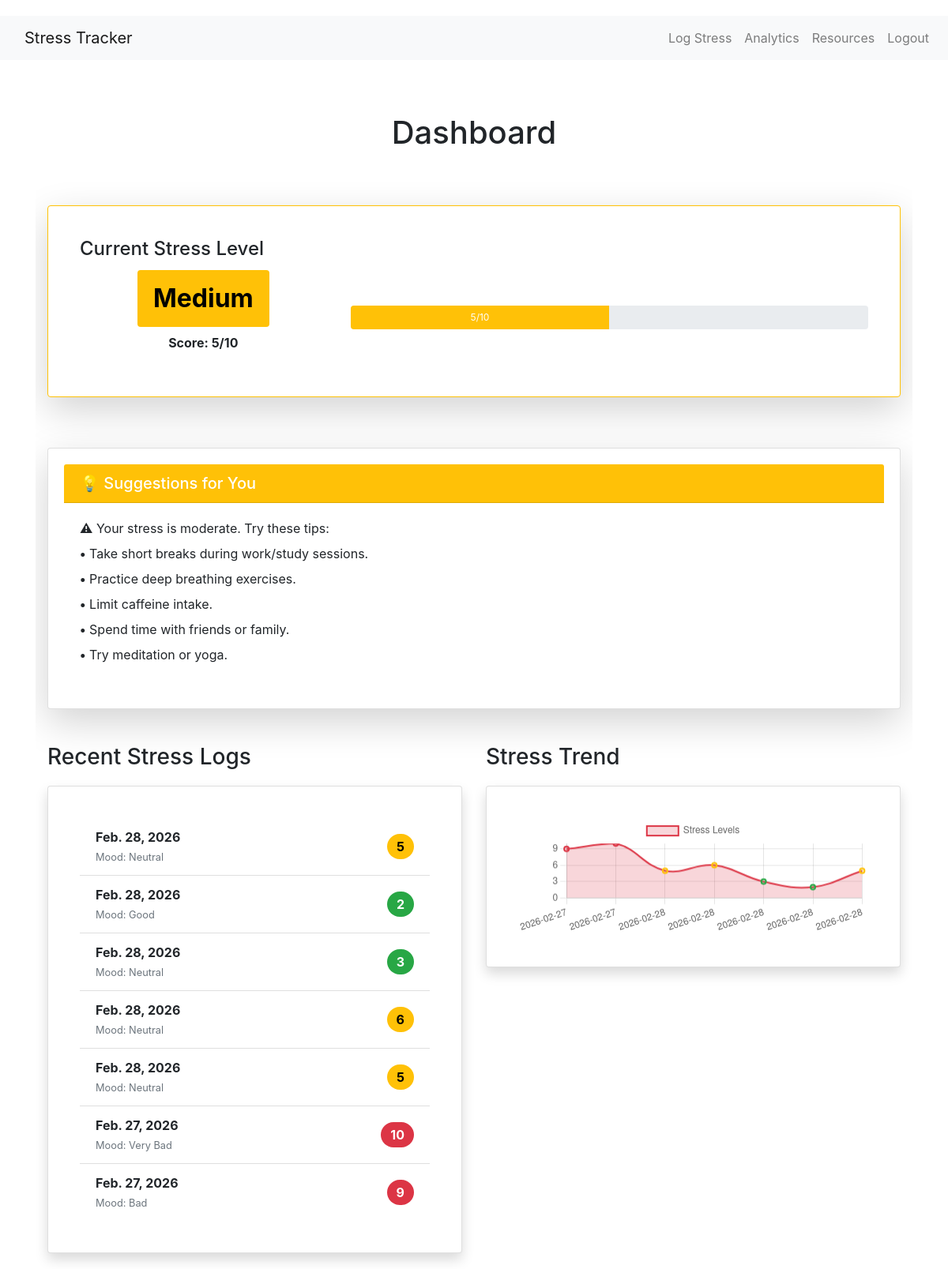
The page /dashboard/ (signed in) on the database its author committed.
### tracker/models.py (models this page shows, shortened)
class DailyInput(models.Model):
    MOOD_CHOICES = [
        ('very_bad', 'Very Bad'),
        ('bad', 'Bad'),
        ('neutral', 'Neutral'),
        ('good', 'Good'),
        ('very_good', 'Very Good'),
    ]
    user = models.ForeignKey(User, on_delete=models.CASCADE)
    date = models.DateField(auto_now_add=True)
    mood = models.CharField(max_length=20, choices=MOOD_CHOICES)
    sleep_duration = models.FloatField(help_text="Hours of sleep")
    workload = models.IntegerField(help_text="Workload level 1-10")
    notes = models.TextField(blank=True, null=True)
    stress_level = models.IntegerField(default=0)
    class Meta:
        ordering = ['-date']

### tracker/views.py (the view)
# urls.py: path('dashboard/', views.dashboard, name='dashboard'),
@login_required
def dashboard(request):
    stress_logs = DailyInput.objects.filter(user=request.user).order_by('-date')[:7]
    stress_labels = [str(log.date) for log in reversed(stress_logs)]
    stress_values = [log.stress_level for log in reversed(stress_logs)]
    latest_log = stress_logs.first() if stress_logs else None
    current_stress_level = latest_log.stress_level if latest_log else 0
    stress_category = get_stress_category(current_stress_level)
    suggestions = get_suggestions(current_stress_level)
    if stress_category == 'Low':
        stress_color = 'success'  # Green
    elif stress_category == 'Medium':
        stress_color = 'warning'  # Yellow
    else:
        stress_color = 'danger'   # Red
    context = {
        'stress_logs': stress_logs,
        'stress_labels': json.dumps(stress_labels),
        'stress_values': json.dumps(stress_values),
        'current_stress_level': current_stress_level,
        'stress_category': stress_category,
        'stress_color': stress_color,
        'suggestions': suggestions,
    }
    return render(request, 'dashboard.html', context)

### tracker/views.py (called while the page is built, shortened)
def get_stress_category(stress_level):
    if stress_level <= 3:
        return 'Low'
    elif stress_level <= 6:
        return 'Medium'
    else:
        return 'High'

def get_suggestions(stress_level):
    stress_level = int(stress_level)
    if stress_level <= 3:
        return [
            '✓ Keep up the great work! Your stress levels are healthy.',
            '✓ Continue with your regular exercise routine.',
            '✓ Maintain a balanced sleep schedule.',
            '✓ Engage in relaxing activities you enjoy.',
        ]
    elif stress_level <= 6:
        return [
            '⚠ Your stress is moderate. Try these tips:',
            '• Take short breaks during work/study sessions.',
            '• Practice deep breathing exercises.',
            '• Limit caffeine intake.',
            '• Spend time with friends or family.',
            '• Try meditation or yoga.',
        ]

### tracker/templates/dashboard.html (shortened to what this page needs)
{% extends 'base.html' %}
{% load static %}
{% block content %}
<div class="container mt-5">
    <h1 class="text-center mb-5">Dashboard</h1>
    {% if current_stress_level >= 0 %}
    <div class="row mb-4">
        <div class="col-md-12">
            <div class="card border-{% if stress_color == 'success' %}success{% elif stress_color == 'warning' %}warning{% else %}danger{% endif %} shadow-lg">
                <div class="card-body">
                    <h4 class="card-title">Current Stress Level</h4>
                    <div class="row align-items-center">
                        <div class="col-md-4 text-center">
                            <span class="badge badge-{% if stress_color == 'success' %}success{% elif stress_color == 'warning' %}warning{% else %}danger{% endif %}" style="font-size: 2rem; padding: 20px;">
                                {{ stress_category }}
                            </span>
                            <p class="mt-2"><strong>Score: {{ current_stress_level }}/10</strong></p>
                        </div>
                        <div class="col-md-8">
                            <div class="progress" style="height: 30px;">
                                <div class="progress-bar {% if stress_color == 'success' %}bg-success{% elif stress_color == 'warning' %}bg-warning{% else %}bg-danger{% endif %}" role="progressbar" style="width: {{ current_stress_level }}0%" aria-valuenow="{{ current_stress_level }}" aria-valuemin="0" aria-valuemax="10">
                                    {{ current_stress_level }}/10
                                </div>
                            </div>
                        </div>
                    </div>
                </div>
            </div>
        </div>
    </div>
    {% endif %}
    <div class="row mb-4">
        <div class="col-md-12">
            <div class="card shadow-lg">
                <div class="card-header {% if stress_color == 'success' %}bg-success{% elif stress_color == 'warning' %}bg-warning{% else %}bg-danger{% endif %} text-white">
                    <h5 class="mb-0">💡 Suggestions for You</h5>
                </div>
                <div class="card-body">
                    <ul class="list-unstyled">
                        {% for suggestion in suggestions %}
                            <li class="mb-2">
                                <strong>{{ suggestion|first }}</strong>
                                {% if suggestion|length > 1 %}
                                    {{ suggestion|slice:"1:" }}
                                {% endif %}
                            </li>
                        {% endfor %}
                    </ul>
                </div>
            </div>
        </div>
    </div>
    <div class="row">
        <div class="col-md-6">
            <h3>Recent Stress Logs</h3>
            <div class="card shadow">
                <div class="card-body">
                    {% if stress_logs %}
                        <ul class="list-group list-group-flush">
                            {% for log in stress_logs %}
                                <li class="list-group-item d-flex justify-content-between align-items-center">
                                    <div>
                                        <strong>{{ log.date }}</strong>
                                        <br>
                                        <small class="text-muted">Mood: {{ log.get_mood_display }}</small>
                                    </div>
                                    <span class="badge badge-{% if log.stress_level <= 3 %}success{% elif log.stress_level <= 6 %}warning{% else %}danger{% endif %} badge-pill" style="font-size: 1rem; padding: 8px 12px;">
                                        {{ log.stress_level }}
                                    </span>
                                </li>
                            {% endfor %}
                        </ul>
                    {% else %}
                        <p class="text-center text-muted">No stress logs yet. <a href="{% url 'stress_log' %}">Create one now!</a></p>
                    {% endif %}
                </div>
            </div>
        </div>
        <div class="col-md-6">
            <h3>Stress Trend</h3>
            <div class="card shadow">
                <div class="card-body">
                    <canvas id="stressChart" height="100"></canvas>
                </div>
            </div>
        </div>
    </div>
</div>
<script>
    const stressValues = {{ stress_values|safe }};
    // Generate colors based on stress values
    const backgroundColor = stressValues.map(value => {
        if (value <= 3) return 'rgba(40, 167, 69, 0.2)';
        if (value <= 6) return 'rgba(255, 193, 7, 0.2)';
        return 'rgba(220, 53, 69, 0.2)';
    });
    const borderColor = stressValues.map(value => {
        if (value <= 3) return 'rgba(40, 167, 69, 1)';
        if (value <= 6) return 'rgba(255, 193, 7, 1)';
        return 'rgba(220, 53, 69, 1)';
    });
    const stressData = {
        labels: {{ stress_labels|safe }},
        datasets: [{
            label: 'Stress Levels',
            data: stressValues,
            backgroundColor: backgroundColor,
            borderColor: borderColor,
            borderWidth: 2,
            fill: true,
            tension: 0.4,
        }]
    };
    const config = {
        type: 'line',
        data: stressData,
        options: {
            responsive: true,
            maintainAspectRatio: true,
            scales: {
                y: {
                    beginAtZero: true,
                    max: 10,
                    ticks: {
                        stepSize: 1
                    }
                }
            }
        }
    };
    const stressChart = new Chart(
        document.getElementById('stressChart'),
        config
    );
</script>
{% endblock %}

### tracker/templates/base.html (shortened to what this page needs)
{% load static %}
<!DOCTYPE html>
<html lang="en">
<head>
    <link rel="stylesheet" href="{% static 'css/style.css' %}">
    <link rel="stylesheet" href="https://stackpath.bootstrapcdn.com/bootstrap/4.5.2/css/bootstrap.min.css">
</head>
<body>
    <nav class="navbar navbar-expand-lg navbar-light bg-light">
        <a class="navbar-brand" href="{% url 'dashboard' %}">Stress Tracker</a>
        <div class="collapse navbar-collapse" id="navbarNav">
            <ul class="navbar-nav ml-auto">
                {% if user.is_authenticated %}
                    <li class="nav-item">
                        <a class="nav-link" href="{% url 'stress_log' %}">Log Stress</a>
                    </li>
                    <li class="nav-item">
                        <a class="nav-link" href="{% url 'analytics' %}">Analytics</a>
                    </li>
                    <li class="nav-item">
                        <a class="nav-link" href="{% url 'resources' %}">Resources</a>
                    </li>
                    <li class="nav-item">
                        <a class="nav-link" href="{% url 'logout' %}">Logout</a>
                    </li>
                {% endif %}
            </ul>
        </div>
    </nav>
    <div class="container">
        {% block content %}
        {% endblock %}
    </div>
</body>
</html>

### tracker/static/css/style.css (style rules this page uses)
body { font-family: Arial, sans-serif; background-color: #f4f4f4; margin: 0; padding: 0; }
.container { width: 80%; margin: auto; overflow: hidden; }
nav { margin: 20px 0; }
nav a { color: #ffffff; text-decoration: none; padding: 10px 15px; }
.card { background: #ffffff; border: 1px solid #dddddd; border-radius: 5px; padding: 20px; margin: 20px 0; box-shadow: 0 2px 5px rgba(0, 0, 0, 0.1); }

### tracker/templates/dashboard.html (style rules this page uses)
.badge-success { background-color: #28a745 !important; }
.badge-warning { background-color: #ffc107 !important; color: #000 !important; }
.badge-danger { background-color: #dc3545 !important; }

### rows shown on the page
DailyInput: date "Feb. 28, 2026", mood "Neutral", stress_level "5"
DailyInput: date "Feb. 28, 2026", mood "Good", stress_level "2"
DailyInput: date "Feb. 28, 2026", mood "Neutral", stress_level "3"
DailyInput: date "Feb. 28, 2026", mood "Neutral", stress_level "6"
DailyInput: date "Feb. 28, 2026", mood "Neutral", stress_level "5"
DailyInput: date "Feb. 27, 2026", mood "Very Bad", stress_level "10"
DailyInput: date "Feb. 27, 2026", mood "Bad", stress_level "9"

### other values the page prints
{{ stress_category }} "Medium"
{{ current_stress_level }} "5"
{{ suggestion|first }} "⚠" "•" "•" "•" "•" "•"
{{ suggestion|slice:"1:" }} "Your stress is moderate. Try these tips:" "Take short breaks during work/study sessions." "Practice deep breathing exercises." "Limit caffeine intake." "Spend time with friends or family." "Try meditation or yoga."
chart data {{ stress_values|safe }} [9, 10, 5, 6, 3, 2, 5]
chart data {{ stress_labels|safe }} ["2026-02-27", "2026-02-27", "2026-02-28", "2026-02-28", "2026-02-28", "2026-02-28", "2026-02-28"]
